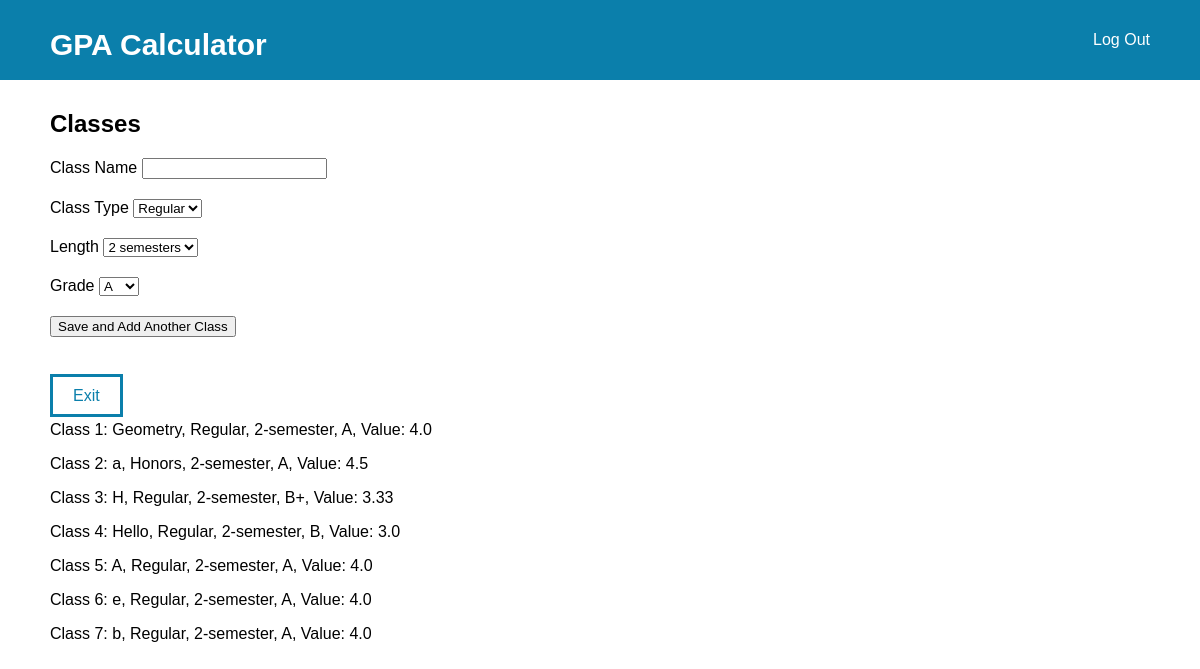
Page /create (signed in) on the committed database.
### tables this page shows
CREATE TABLE class
 (
  id INTEGER PRIMARY KEY AUTOINCREMENT,
  classname TEXT NOT NULL,
  classtype TEXT NOT NULL,
  length INTEGER NOT NULL,
  user_id INTEGER NOT NULL,
  grade TEXT NOT NULL,
  worth REAL NOT NULL,
  realworth REAL NOT NULL,
  -- gpa_id REAL NOT NULL, # idk about this

  -- created TIMESTAMP NOT NULL DEFAULT CURRENT_TIMESTAMP,

  FOREIGN KEY (user_id) REFERENCES user (id)
  -- FOREIGN KEY (gpa_id) REFERENCES gpa (id) --idk about this

);

### app/calculator.py (the view, shortened to what this page needs)
@bp.route("/create", methods=("GET", "POST"))
def create():
	db = get_db()
	query1 = """SELECT * FROM class where user_id = ?"""
	classes = db.execute(query1, (g.user["id"],)).fetchall()
	return render_template("calculator/create.html", classes=classes)

### app/auth.py (called while the page is built)
@bp.before_app_request
def load_logged_in_user():
    user_id = session.get("user_id")
    if user_id is None:
        g.user = None
    else:
        g.user = get_db().execute("SELECT * FROM user WHERE id = ?", (user_id,)).fetchone()

### app/db.py (called while the page is built)
def get_db():
    if "db" not in g: # see if the db is loaded into the g namespace to use
        g.db = sqlite3.connect(
            current_app.config["DATABASE"], detect_types=sqlite3.PARSE_DECLTYPES
        )
        g.db.row_factory = sqlite3.Row #formats result -
    return g.db

### app/templates/calculator/create.html (shortened to what this page needs)
{% extends 'base.html' %}
{% block header %}
  <h1>{% block title %}Classes{% endblock %}</h1>
{% endblock %}
{% block content %}
  <form method="post">
    <div>
    	<label for="classname">Class Name</label>
      <input name="classname" id="classname" required>
    </div>
    <div>
      <label for="classtype">Class Type</label>
      <select name="classtype" id="classtype" required>
        <option value="Regular">Regular</option>
      </select>
    </div>
    <div>
      <label for="length">Length</label>
      <select name="length" id="length" required>
        <option value="2-semester">2 semesters</option>
      </select>
    </div>
    <div>
      <label for="grade">Grade</label>
      <select name="grade" id="grade" required>
        <option value="A">A</option>
      </select>
    </div>
    <div>
      <input type="submit" value = "Save and Add Another Class">
    </div>
  </form>
  <div>
    <div class="tools">
      <a id = "exit" href = "{{ url_for('calculator.main') }}">Exit</a>
    </div>
  </div>
  {% for each in classes %}
    <p>Class {{each["id"]}}: {{each["classname"]}}, {{each["classtype"]}}, {{each["length"]}}, {{each["grade"]}}, Value: {{each["realworth"]}}</p>
  {% endfor %}
{% endblock %}

### app/templates/base.html (shortened to what this page needs)
<!doctype html>
<link rel="stylesheet" href="{{ url_for('static', filename='style.css') }}">
<nav>
  <div id = "navigation">
    <h1 id = "company">GPA Calculator</h1>
    <ul>
      {% if g.user %}
        <li><a href="{{ url_for('auth.logout') }}">Log Out</a></li>
      {% else %}
        <li><a href="{{ url_for('auth.register') }}">Register</a></li>
        <li><a href="{{ url_for('auth.login') }}">Log In</a></li>
      {% endif %}
  </ul>
</div>
</nav>
<section class="content">
  <header>
    {% block header %}{% endblock %}
  </header>
  {% block content %}
  {% endblock %}
</section>

### app/static/style.css (style rules this page uses)
#company { font-size: 30px; }
#navigation { display:flex; color:white; background-color:rgba(11,127,171, 1); height:80px; line-height: 40px; padding-left: 50px; font-family: Arial, Helvetica, sans-serif; margin-top:0px; text-decoration: none; justify-content: space-between; }
li a { text-decoration: none; margin-right: 50px; color:white; }
ul { list-style-type: none; margin-top: 20px; }
.content { padding:10px 50px; }
.tools a { margin-right: 20px; text-decoration: none; color: rgba(11,127,171, 1); border-style: solid; padding:10px 20px; }
.tools { margin-top:50px; }
form { display: block; }
form div { margin-bottom: 20px; }

### rows in the picture
class: id "1", classname "Geometry", classtype "Regular", length "2-semester", grade "A", realworth "4.0"
class: id "2", classname "a", classtype "Honors", length "2-semester", grade "A", realworth "4.5"
class: id "3", classname "H", classtype "Regular", length "2-semester", grade "B+", realworth "3.33"
class: id "4", classname "Hello", classtype "Regular", length "2-semester", grade "B", realworth "3.0"
class: id "5", classname "A", classtype "Regular", length "2-semester", grade "A", realworth "4.0"
class: id "6", classname "e", classtype "Regular", length "2-semester", grade "A", realworth "4.0"
class: id "7", classname "b", classtype "Regular", length "2-semester", grade "A", realworth "4.0"
